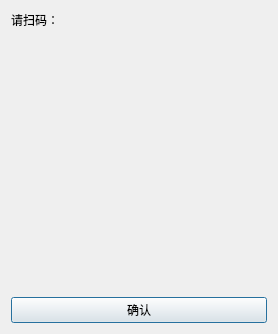
<?xml version="1.0" encoding="UTF-8"?>
<ui version="4.0">
 <class>Login</class>
 <widget class="QDialog" name="Login">
  <property name="geometry">
   <rect>
    <x>0</x>
    <y>0</y>
    <width>278</width>
    <height>321</height>
   </rect>
  </property>
  <property name="windowTitle">
   <string>登录</string>
  </property>
  <layout class="QVBoxLayout" name="verticalLayout">
   <item>
    <widget class="QLabel" name="label">
     <property name="text">
      <string>请扫码：</string>
     </property>
    </widget>
   </item>
   <item>
    <widget class="QLabel" name="label_qr">
     <property name="minimumSize">
      <size>
       <width>256</width>
       <height>256</height>
      </size>
     </property>
     <property name="maximumSize">
      <size>
       <width>256</width>
       <height>256</height>
      </size>
     </property>
     <property name="text">
      <string/>
     </property>
    </widget>
   </item>
   <item>
    <widget class="QPushButton" name="pushButton">
     <property name="text">
      <string>确认</string>
     </property>
    </widget>
   </item>
  </layout>
 </widget>
 <layoutdefault spacing="6" margin="11"/>
 <resources/>
 <connections>
  <connection>
   <sender>pushButton</sender>
   <signal>clicked()</signal>
   <receiver>Login</receiver>
   <slot>Verify()</slot>
   <hints>
    <hint type="sourcelabel">
     <x>88</x>
     <y>303</y>
    </hint>
    <hint type="destinationlabel">
     <x>396</x>
     <y>300</y>
    </hint>
   </hints>
  </connection>
 </connections>
 <slots>
  <slot>Verify()</slot>
 </slots>
</ui>
